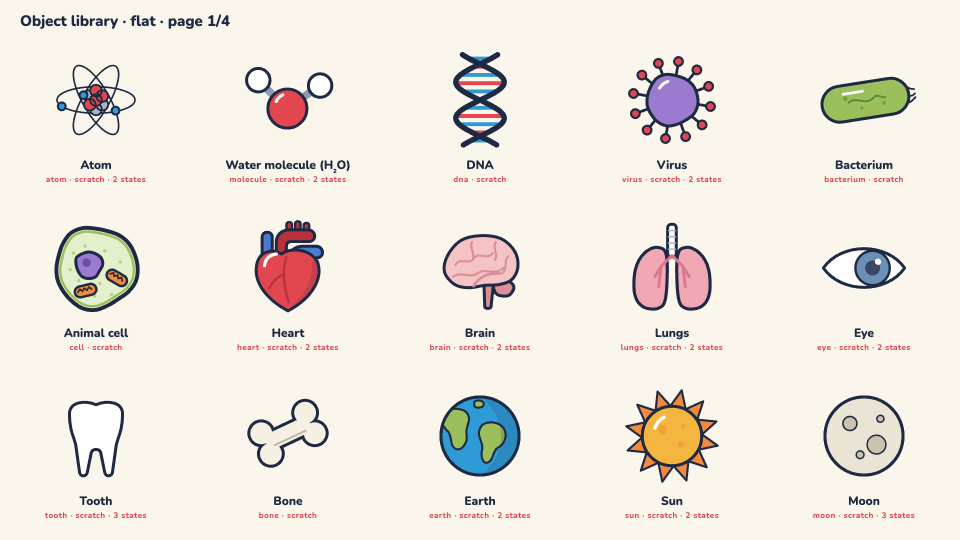
#> input picture docs/library/objlib-flat-1.png, 1920 x 1080 px (shown at 1/2 size)
$ python -i prep_assets.py   (imports and definitions only)
#> lines starting #> are read from the running program, lines starting #| are printed output that depends on the picture
#> further down, picture is the input picture: PIL image 1920x1080 RGB; mean R, G, B 238.8, 232.3, 223.6
"""Prepare the images for Remotion.
  python3 scripts/prep_assets.py <ep>
Reads   episodes/<ep>-*/assets/*.png        -> public/_work/<ep>/assets/<name>.png
        brand/characters/library/*.png     -> public/_work/lib/<name>.png
        brand/locations/*.png              -> public/_work/lib/<name>.png  (backgrounds: only resized to 1920x1080)
Characters on pure green (#00FF00): the green is keyed out, green spill is removed, the image is trimmed to the figure.
Images that are not on green are copied as they are."""
import sys, glob, os
import numpy as np
from PIL import Image, ImageFilter
from scipy import ndimage as nd
from epconf import DOCS, STUDIO

EP = sys.argv[1]
# [1 line that did not run here, left out]


def is_green_screen(a):
    border = np.concatenate([a[:4].reshape(-1, 3), a[-4:].reshape(-1, 3), a[:, :4].reshape(-1, 3), a[:, -4:].reshape(-1, 3)]).astype(int)
    g = (border[:, 1] > 150) & (border[:, 0] < 120) & (border[:, 2] < 120)
    return g.mean() > 0.8


def key_green(img):
    a = np.asarray(img.convert('RGB')).astype(np.float32)
    r, g, b = a[..., 0], a[..., 1], a[..., 2]
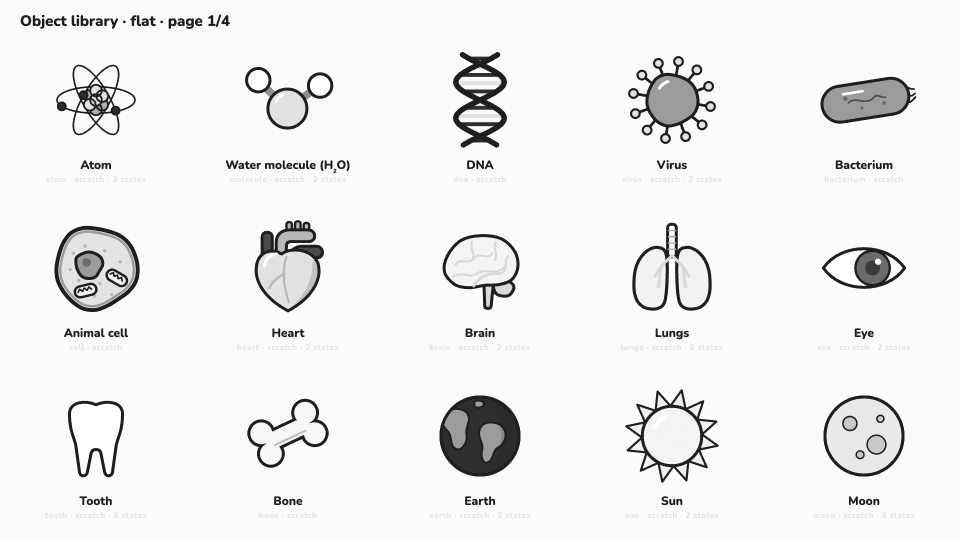
#> r: shape (1080, 1920) float32 (shown at 1/2 size); min 30, max 255, mean 238.8
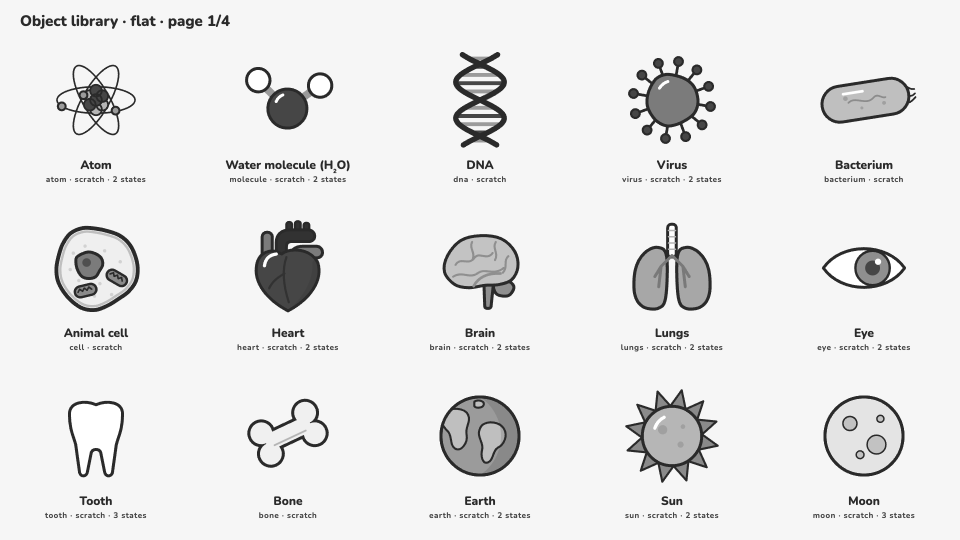
#> g: shape (1080, 1920) float32 (shown at 1/2 size); min 42, max 255, mean 232.3
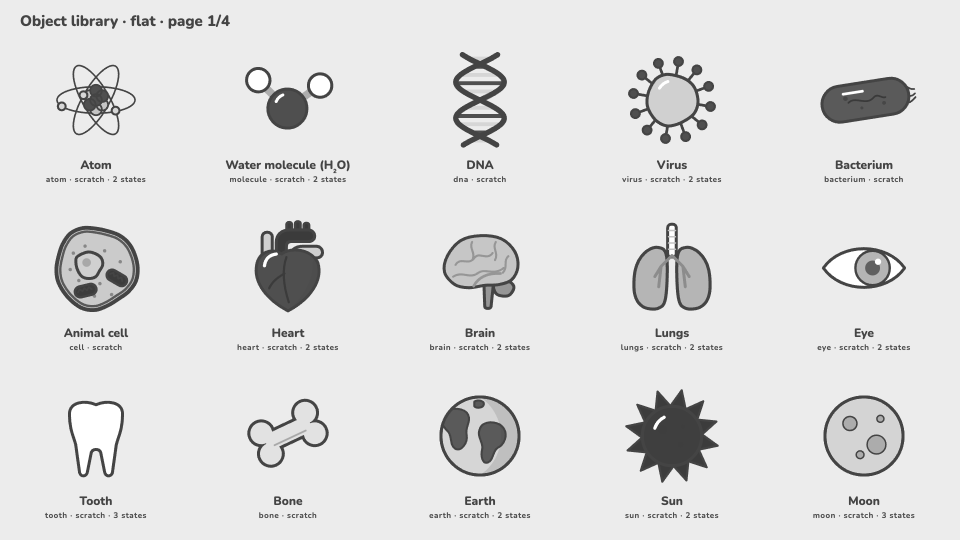
#> b: shape (1080, 1920) float32 (shown at 1/2 size); min 58, max 255, mean 223.6
    # greenness: how much green is above the other channels
    gx = g - np.maximum(r, b)
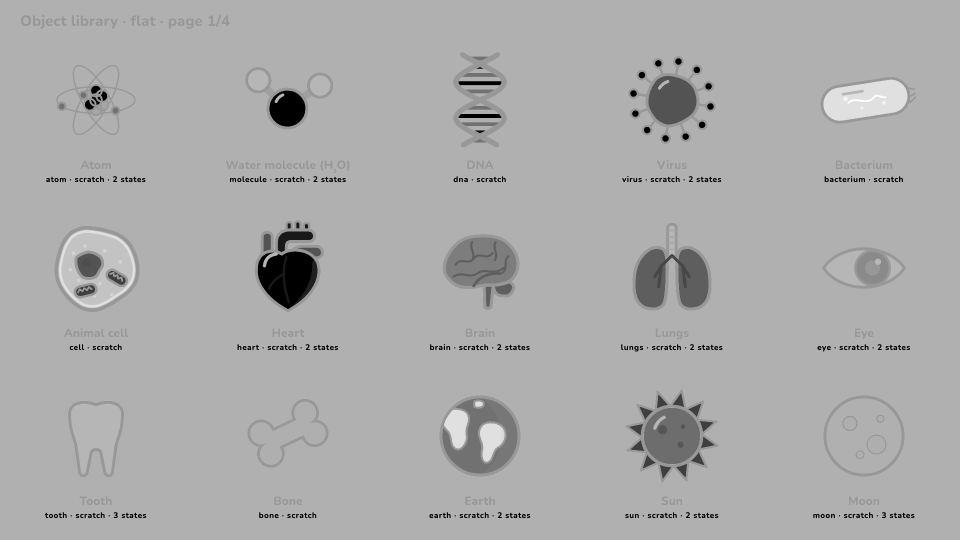
#> gx: shape (1080, 1920) float32 (shown at 1/2 size); min -156, max 62, mean -9.2; drawn with min black and max white
    alpha = np.clip(1 - (gx - 40) / 80, 0, 1)                 # gx <= 40 -> opaque, gx >= 120 -> transparent
    # Screen green is far greener than any colour in the series palette (sage, olive), so key it everywhere:
    # this also clears closed gaps (between arms and body, under a chair).
    outside = alpha < 0.5
#> outside: shape (1080, 1920) bool; every value is 0
    # remove green spill on the edges
    spill = np.clip(gx, 0, None) * (alpha < 1)
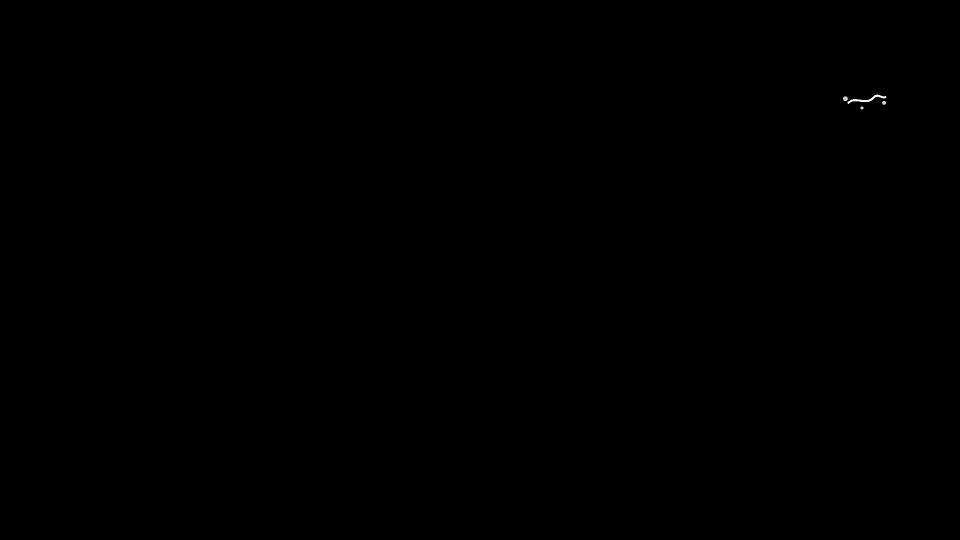
#> spill: shape (1080, 1920) float32 (shown at 1/2 size); min 0, max 62, mean 0; drawn with min black and max white
    a[..., 1] = g - spill
    rgba = np.dstack([a, alpha * 255]).clip(0, 255).astype(np.uint8)
    im = Image.fromarray(rgba, 'RGBA')
    bbox = im.getchannel('A').point(lambda v: 255 if v > 16 else 0).getbbox()
#> bbox = (0, 0, 1920, 1080)
    return im.crop(bbox) if bbox else im


def run(src_glob, dst, background=False):
    os.makedirs(dst, exist_ok=True)
    n = 0
    for f in sorted(glob.glob(src_glob)):
        name = os.path.splitext(os.path.basename(f))[0]
        out = os.path.join(dst, name + '.png')
        if os.path.exists(out) and os.path.getmtime(out) >= os.path.getmtime(f):
            continue
        img = Image.open(f)
        if background:
            img.convert('RGB').resize((1920, 1080), Image.LANCZOS).save(out)
        elif is_green_screen(np.asarray(img.convert('RGB'))):
            key_green(img).save(out)
        else:
            img.save(out)
        n += 1
        print('  ', name)
    return n


# [1 line that did not run here, left out]
# [1 line that did not run here, left out]
# [3 lines not run here, left out]

>>> from PIL import Image
>>> picture = Image.open('../../docs/library/objlib-flat-1.png')
>>> result = key_green(picture)

$ run again, on docs/library/objlib-pictograms.png
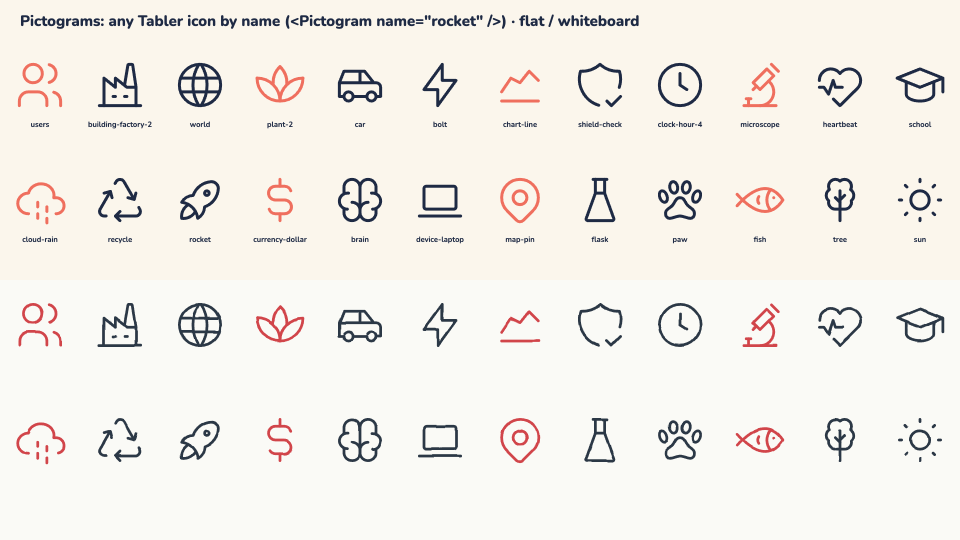
#> input picture docs/library/objlib-pictograms.png, 1920 x 1080 px (shown at 1/2 size)
#> picture is the input picture: PIL image 1920x1080 RGB; mean R, G, B 242.4, 238.7, 232.7
#> in key_green, `r, g, b = a[..., 0], a[..., 1], a[..., 2]`:
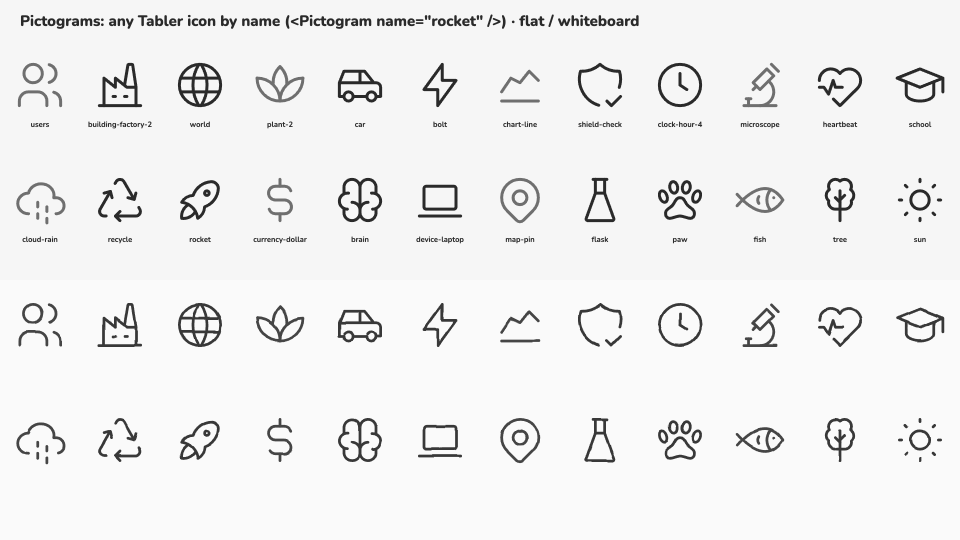
#> g: shape (1080, 1920) float32 (shown at 1/2 size); min 42, max 250, mean 238.7
#> in key_green, `gx = g - np.maximum(r, b)`:
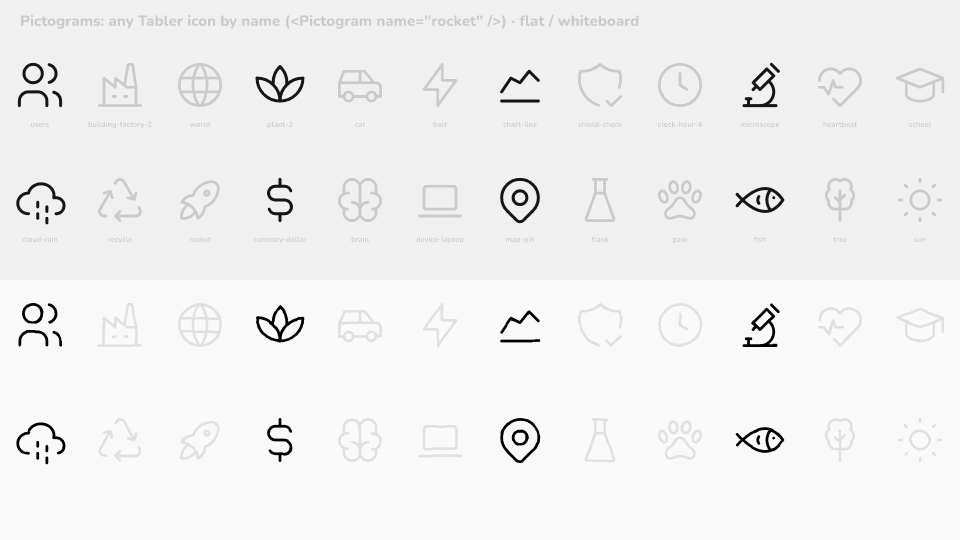
#> gx: shape (1080, 1920) float32 (shown at 1/2 size); min -140, max 3, mean -4.8; drawn with min black and max white
#> alpha: shape (1080, 1920) float32; every value is 1
#> outside: shape (1080, 1920) bool; every value is 0
#> spill: shape (1080, 1920) float32; every value is 0
#> bbox = (0, 0, 1920, 1080)
